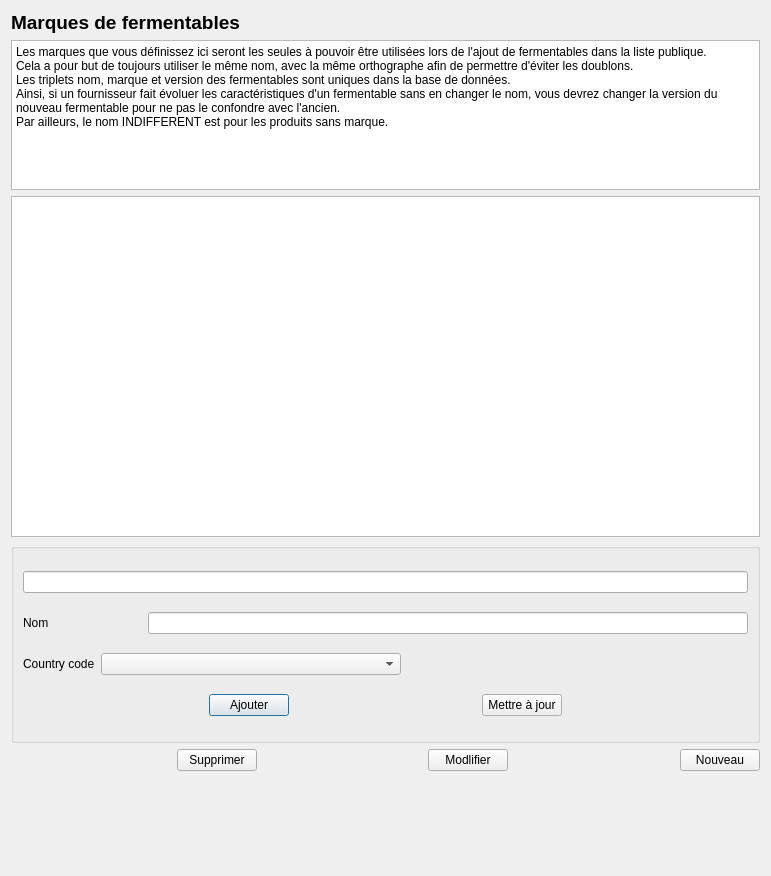
<?xml version="1.0" encoding="UTF-8"?>
<ui version="4.0">
 <class>BrandDialog</class>
 <widget class="QDialog" name="BrandDialog">
  <property name="geometry">
   <rect>
    <x>0</x>
    <y>0</y>
    <width>771</width>
    <height>876</height>
   </rect>
  </property>
  <property name="minimumSize">
   <size>
    <width>0</width>
    <height>200</height>
   </size>
  </property>
  <property name="windowTitle">
   <string>Bière : marque des fermentables</string>
  </property>
  <layout class="QVBoxLayout" name="verticalLayout">
   <item>
    <widget class="QLabel" name="label">
     <property name="font">
      <font>
       <pointsize>14</pointsize>
       <bold>true</bold>
      </font>
     </property>
     <property name="text">
      <string>Marques de fermentables</string>
     </property>
    </widget>
   </item>
   <item>
    <widget class="QPlainTextEdit" name="introTextEdit">
     <property name="maximumSize">
      <size>
       <width>16777215</width>
       <height>150</height>
      </size>
     </property>
     <property name="readOnly">
      <bool>true</bool>
     </property>
     <property name="plainText">
      <string>Les marques que vous définissez ici seront les seules à pouvoir être utilisées lors de l'ajout de fermentables dans la liste publique.
Cela a pour but de toujours utiliser le même nom, avec la même orthographe afin de permettre d'éviter les doublons.
Les triplets nom, marque et version des fermentables sont uniques dans la base de données. 
Ainsi, si un fournisseur fait évoluer les caractéristiques d'un fermentable sans en changer le nom, vous devrez changer la version du nouveau fermentable pour ne pas le confondre avec l'ancien.
Par ailleurs, le nom INDIFFERENT est pour les produits sans marque.</string>
     </property>
    </widget>
   </item>
   <item>
    <widget class="QListView" name="listView"/>
   </item>
   <item>
    <widget class="QGroupBox" name="groupBox">
     <property name="minimumSize">
      <size>
       <width>0</width>
       <height>200</height>
      </size>
     </property>
     <property name="maximumSize">
      <size>
       <width>16777215</width>
       <height>300</height>
      </size>
     </property>
     <property name="title">
      <string/>
     </property>
     <layout class="QVBoxLayout" name="verticalLayout_2">
      <item>
       <widget class="QLineEdit" name="idEdit"/>
      </item>
      <item>
       <layout class="QHBoxLayout" name="horizontalLayout">
        <item>
         <widget class="QLabel" name="labelName">
          <property name="text">
           <string>Nom</string>
          </property>
         </widget>
        </item>
        <item>
         <widget class="QLineEdit" name="nameEdit">
          <property name="minimumSize">
           <size>
            <width>600</width>
            <height>0</height>
           </size>
          </property>
          <property name="maximumSize">
           <size>
            <width>600</width>
            <height>16777215</height>
           </size>
          </property>
         </widget>
        </item>
       </layout>
      </item>
      <item>
       <layout class="QHBoxLayout" name="horizontalLayout_2">
        <item>
         <widget class="QLabel" name="labelCode">
          <property name="maximumSize">
           <size>
            <width>150</width>
            <height>16777215</height>
           </size>
          </property>
          <property name="text">
           <string>Country code</string>
          </property>
         </widget>
        </item>
        <item>
         <widget class="QComboBox" name="codeCombo">
          <property name="minimumSize">
           <size>
            <width>300</width>
            <height>0</height>
           </size>
          </property>
         </widget>
        </item>
        <item>
         <spacer name="horizontalSpacer_3">
          <property name="orientation">
           <enum>Qt::Horizontal</enum>
          </property>
          <property name="sizeHint" stdset="0">
           <size>
            <width>40</width>
            <height>20</height>
           </size>
          </property>
         </spacer>
        </item>
       </layout>
      </item>
      <item>
       <layout class="QHBoxLayout" name="horizontalLayout_3">
        <item>
         <spacer name="horizontalSpacer">
          <property name="orientation">
           <enum>Qt::Horizontal</enum>
          </property>
          <property name="sizeHint" stdset="0">
           <size>
            <width>40</width>
            <height>20</height>
           </size>
          </property>
         </spacer>
        </item>
        <item>
         <widget class="QPushButton" name="addButton">
          <property name="maximumSize">
           <size>
            <width>100</width>
            <height>16777215</height>
           </size>
          </property>
          <property name="text">
           <string>Ajouter</string>
          </property>
         </widget>
        </item>
        <item>
         <spacer name="horizontalSpacer_2">
          <property name="orientation">
           <enum>Qt::Horizontal</enum>
          </property>
          <property name="sizeHint" stdset="0">
           <size>
            <width>40</width>
            <height>20</height>
           </size>
          </property>
         </spacer>
        </item>
        <item>
         <widget class="QPushButton" name="updateButton">
          <property name="text">
           <string>Mettre à jour</string>
          </property>
         </widget>
        </item>
        <item>
         <spacer name="horizontalSpacer_7">
          <property name="orientation">
           <enum>Qt::Horizontal</enum>
          </property>
          <property name="sizeHint" stdset="0">
           <size>
            <width>40</width>
            <height>20</height>
           </size>
          </property>
         </spacer>
        </item>
       </layout>
      </item>
     </layout>
    </widget>
   </item>
   <item>
    <layout class="QHBoxLayout" name="horizontalLayout_4">
     <item>
      <spacer name="horizontalSpacer_4">
       <property name="orientation">
        <enum>Qt::Horizontal</enum>
       </property>
       <property name="sizeHint" stdset="0">
        <size>
         <width>40</width>
         <height>20</height>
        </size>
       </property>
      </spacer>
     </item>
     <item>
      <widget class="QPushButton" name="deleteButton">
       <property name="text">
        <string>Supprimer</string>
       </property>
      </widget>
     </item>
     <item>
      <spacer name="horizontalSpacer_5">
       <property name="orientation">
        <enum>Qt::Horizontal</enum>
       </property>
       <property name="sizeHint" stdset="0">
        <size>
         <width>40</width>
         <height>20</height>
        </size>
       </property>
      </spacer>
     </item>
     <item>
      <widget class="QPushButton" name="editButton">
       <property name="text">
        <string>Modlifier</string>
       </property>
      </widget>
     </item>
     <item>
      <spacer name="horizontalSpacer_6">
       <property name="orientation">
        <enum>Qt::Horizontal</enum>
       </property>
       <property name="sizeHint" stdset="0">
        <size>
         <width>40</width>
         <height>20</height>
        </size>
       </property>
      </spacer>
     </item>
     <item>
      <widget class="QPushButton" name="newButton">
       <property name="text">
        <string>Nouveau</string>
       </property>
      </widget>
     </item>
    </layout>
   </item>
   <item>
    <spacer name="verticalSpacer">
     <property name="orientation">
      <enum>Qt::Vertical</enum>
     </property>
     <property name="sizeType">
      <enum>QSizePolicy::Maximum</enum>
     </property>
     <property name="sizeHint" stdset="0">
      <size>
       <width>20</width>
       <height>74</height>
      </size>
     </property>
    </spacer>
   </item>
   <item>
    <widget class="QLabel" name="labelMessage">
     <property name="minimumSize">
      <size>
       <width>50</width>
       <height>0</height>
      </size>
     </property>
     <property name="text">
      <string/>
     </property>
    </widget>
   </item>
  </layout>
 </widget>
 <resources/>
 <connections/>
</ui>
